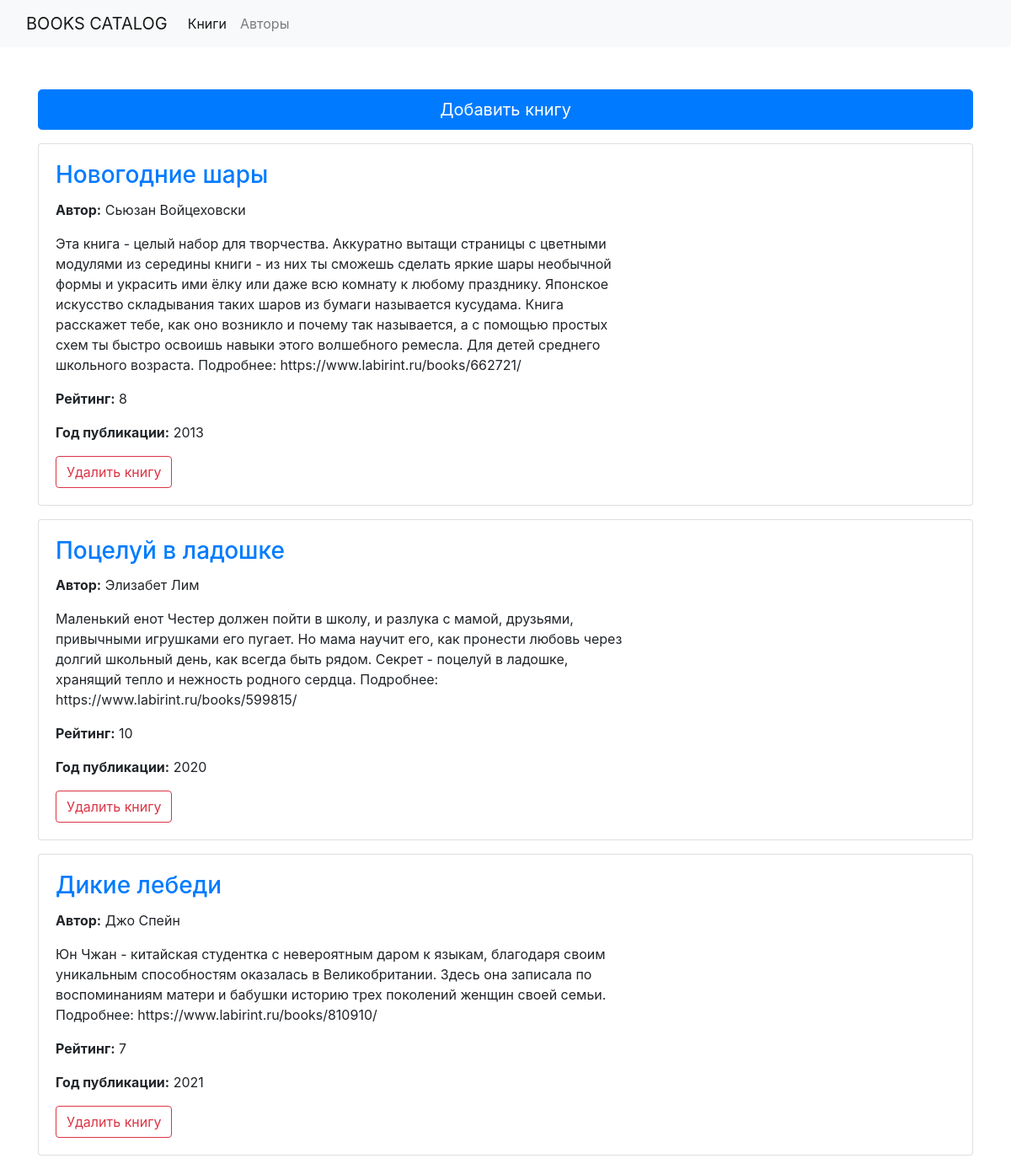
The page / on the database its author committed.
### library/models.py (models this page shows, shortened)
class Book(models.Model):
    title = models.CharField(max_length=200)
    author = models.ForeignKey(Author, on_delete=models.CASCADE)
    description = models.TextField()
    publication_year = models.IntegerField()
    rating = models.IntegerField()

class Author(models.Model):
    name = models.CharField(max_length=200)
    age = models.IntegerField()
    def __str__(self):
        return self.name

### library/views.py (the view)
# urls.py: path('', views.BookListView.as_view(), name='books'),
class BookListView(generic.ListView):
    model = Book

### templates/library/book_list.html (shortened to what this page needs)
<!DOCTYPE html>
{% load static %}
<html lang="en">
<head>
    <link rel="stylesheet" href="https://stackpath.bootstrapcdn.com/bootstrap/4.1.3/css/bootstrap.min.css">
     <link rel="stylesheet" href="{% static 'css/style.css' %}">
</head>
<body>
<nav class="navbar navbar-expand-lg navbar-light bg-light">
  <div class="container-fluid">
    <a class="navbar-brand" href="/">BOOKS CATALOG</a>
    <div class="collapse navbar-collapse" id="navbarNav">
      <ul class="navbar-nav">
        <li class="nav-item">
          <a class="nav-link active" href="/">Книги</a>
        </li>
        <li class="nav-item">
          <a class="nav-link" href="/authors">Авторы</a>
        </li>
      </ul>
    </div>
  </div>
</nav>
<div class="container" style="margin-top: 50px">
  <div class="row">
    <div class="col">
    <a href="{% url 'library:book_new' %}" >
            <p style=""><button type="button" class="btn btn-primary btn-lg btn-block">Добавить книгу</button></p>
    </a>
    {% if book_list %}
    {% for book in book_list %}
        <div class="card mb-3" style="">
          <div class="row g-0">
            <div class="col-md-8" >
              <div class="card-body" >
                <h3 class="card-title">
                    <a href="#">{{ book.title }}</a>
                </h3>
                <p class="card-text"><b>Автор:</b> {{ book.author }}</p>
                <p class="card-text">{{ book.description }}</p>
                <p class="card-text"><b>Рейтинг:</b> {{ book.rating }}</p>
                <p class="card-text"><b>Год публикации:</b> {{ book.publication_year }}</p>
                  <form action="{% url 'library:book_delete' book.pk %}" method="post">
                    <button type="submit" class="btn btn-outline-danger">Удалить книгу</button>
                  </form>
              </div>
            </div>
          </div>
        </div>
      {% endfor %}
                {% endif %}
    </div>
  </div>
</div>
</body>
</html>

### rows shown on the page
Book: title "Новогодние шары", author "Сьюзан Войцеховски", description "Эта книга - целый набор для творчества. Аккуратно вытащи страницы с цветными модулями из середины книги - из них ты сможешь сделать яркие шары необычной формы и украсить ими ёлку или даже всю комнату к любому празднику. Японское искусство складывания таких шаров из бумаги называется кусудама. Книга расскажет тебе, как оно возникло и почему так называется, а с помощью простых схем ты быстро освоишь навыки этого волшебного ремесла. Для детей среднего школьного возраста. Подробнее: https://www.labirint.ru/books/662721/", rating "8", publication_year "2013"
Book: title "Поцелуй в ладошке", author "Элизабет Лим", description "Маленький енот Честер должен пойти в школу, и разлука с мамой, друзьями, привычными игрушками его пугает. Но мама научит его, как пронести любовь через долгий школьный день, как всегда быть рядом. Секрет - поцелуй в ладошке, хранящий тепло и нежность родного сердца. Подробнее: https://www.labirint.ru/books/599815/", rating "10", publication_year "2020"
Book: title "Дикие лебеди", author "Джо Спейн", description "Юн Чжан - китайская студентка с невероятным даром к языкам, благодаря своим уникальным способностям оказалась в Великобритании. Здесь она записала по воспоминаниям матери и бабушки историю трех поколений женщин своей семьи. Подробнее: https://www.labirint.ru/books/810910/", rating "7", publication_year "2021"
